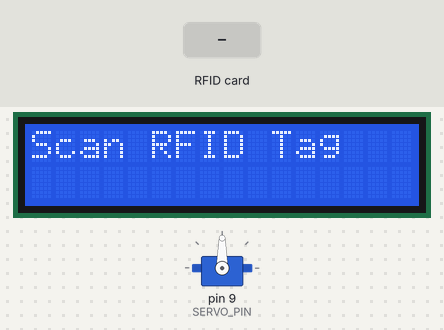
This sketch was run on a simulated Arduino Uno, built with avr-gcc and run on an emulated ATmega328P. Shown: servo, 16×2 character LCD. The test bench sets the inputs (shaded band). What the sketch prints to the serial monitor is not drawn.

Above: at 1.3 s.
1.4 s: RFID card 5E 7A 19 C4 held to the reader
At 1.8 s:
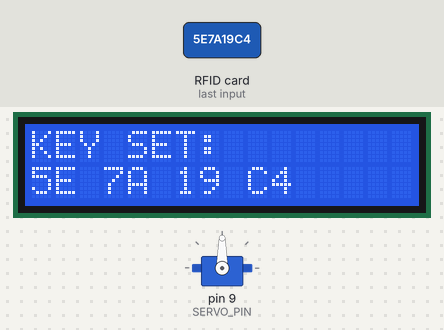
3.4 s: RFID card 5E 7A 19 C4 held to the reader
At 4.3 s:
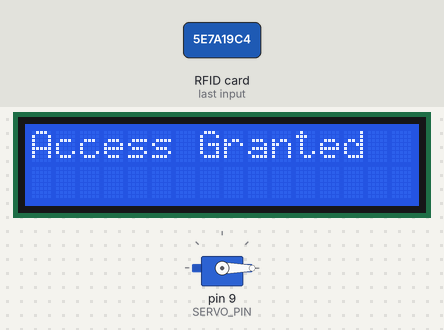
At 6.4 s:
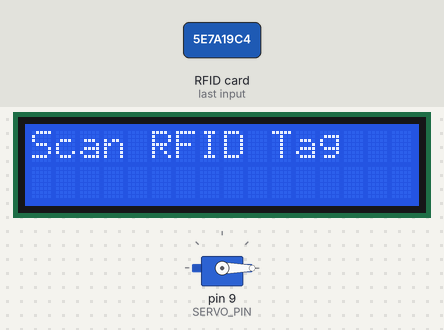
Timing chart, 0 to 7.9 s (numbered marks = the images above; inputs shaded):
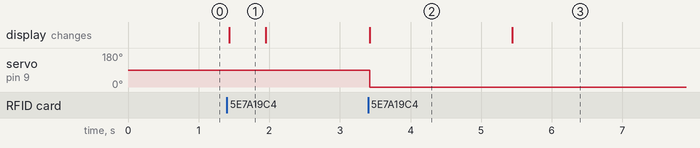

Measured:
- after the input at 1.4 s, the display: changes at once (image 1)
- after the input at 3.4 s, servo on pin 9 (SERVO_PIN): 90° → 0° at once; the display: changes at once (image 2)
- what the display in image 1 shows lasts 0.5 s, from 1.4 s to 1.9 s
- what the display in image 2 shows lasts 2.0 s, from 3.4 s to 5.4 s

The sketch:

main.ino
```cpp
#include <Servo.h>
#include <SPI.h>
#include <MFRC522.h>
#include <Wire.h>
#include <LiquidCrystal_I2C.h>


#define RST_PIN 7
#define SS_PIN 10
#define SERVO_PIN 9


Servo myservo;
MFRC522 rfid(SS_PIN, RST_PIN);
LiquidCrystal_I2C lcd(0x27, 16, 2);


String lockCode = "";
bool firstCard = true;
bool isOpen = true; // Tracks current servo state (0 = locked, 90 = unlocked)


// Convert UID to a hex string
String getCardID(MFRC522::Uid uid) {
String id = "";
 for (byte i = 0; i < uid.size; i++) {
   if (uid.uidByte[i] < 0x10) id += "0"; // Leading zero
   id += String(uid.uidByte[i], HEX);
 }
 return id;
}


// Print card ID to LCD
void displayCardID(MFRC522::Uid uid) {
 for (byte i = 0; i < uid.size; i++) {
   if (uid.uidByte[i] < 0x10) lcd.print("0");
   lcd.print(rfid.uid.uidByte[i], HEX);
   lcd.print(" ");
 }
}


void setup() {
 Serial.begin(9600);
 SPI.begin();
 rfid.PCD_Init();
 myservo.attach(SERVO_PIN);


 lcd.init();
 lcd.backlight();
 lcd.setCursor(0, 0);
 lcd.print("Scan RFID Tag");
}


void loop() {
 if (!rfid.PICC_IsNewCardPresent() || !rfid.PICC_ReadCardSerial())
   return;


 String scannedCode = getCardID(rfid.uid);
 Serial.println(scannedCode);


 if (firstCard) {
   lockCode = scannedCode;
   firstCard = false;


   lcd.clear();
   lcd.setCursor(0, 0);
   lcd.print("KEY SET:");
   lcd.setCursor(0, 1);
   displayCardID(rfid.uid);
   delay(500);
 } else if (scannedCode.equalsIgnoreCase(lockCode)) {
   lcd.clear();
   lcd.setCursor(0, 0);
   lcd.print("Access Granted");


   // Toggle the servo state
   if (!isOpen) {
     Serial.println("Unlock");
     myservo.write(90);  // Unlock
     isOpen = true;
   } else {
     Serial.println("Lock");
     myservo.write(0);   // Lock
     isOpen = false;
   }
   delay(2000);
 }
 else {
   lcd.clear();
   lcd.setCursor(0, 0);
   lcd.print("Access Denied");
   delay(2000);
 }


 lcd.clear();
 lcd.setCursor(0, 0);
 lcd.print("Scan RFID Tag");


 rfid.PICC_HaltA();
 rfid.PCD_StopCrypto1();
}
```
